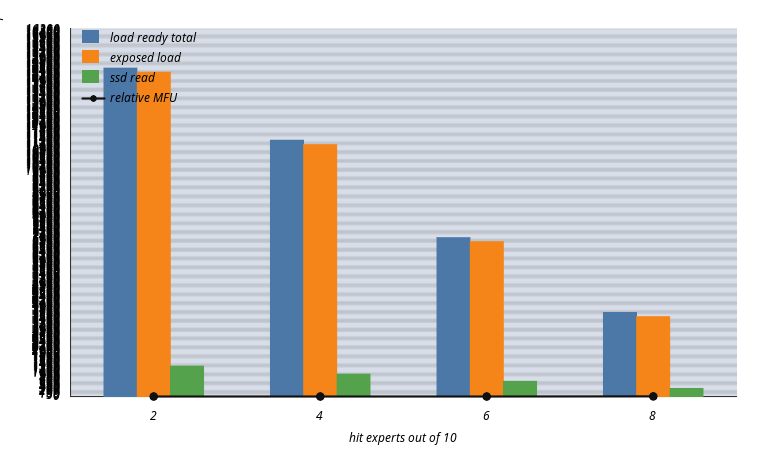

Python code for this plot:
#!/usr/bin/env python3
from __future__ import annotations

import argparse
import csv
import io
import json
import os
import shutil
import statistics
import subprocess
import sys
import time
from concurrent.futures import ThreadPoolExecutor, as_completed
from dataclasses import dataclass
from pathlib import Path
from typing import Iterable

# This benchmark is for SSD read plus pure CPU expert compute. Hide CUDA before
# importing torch so accidental CUDA dispatch is not possible in the timed path.
os.environ["CUDA_VISIBLE_DEVICES"] = ""

import torch
import torch.nn.functional as F
from torchao.quantization.utils import unpack_tinygemm_scales_and_zeros


DEFAULT_EXPERT_ROOT = Path(
    "/mnt/test/model/experts/Qwen3.5-35B-A3B/int4/model_layers_0_mlp"
)


@dataclass
class DenseExpert:
    expert_id: int
    gate: torch.Tensor
    up: torch.Tensor
    down: torch.Tensor


@dataclass
class LoadResult:
    expert_id: int
    expert: DenseExpert
    start_ns: int
    end_ns: int
    read_start_ns: int
    read_end_ns: int
    decode_start_ns: int
    decode_end_ns: int
    materialize_start_ns: int
    materialize_end_ns: int
    bytes_read: int


def ns() -> int:
    return time.perf_counter_ns()


def cpulist_to_set(text: str) -> set[int]:
    cpus: set[int] = set()
    for part in text.strip().split(","):
        if not part:
            continue
        if "-" in part:
            lo, hi = part.split("-", 1)
            cpus.update(range(int(lo), int(hi) + 1))
        else:
            cpus.add(int(part))
    return cpus


def bind_numa_node(node: int | None) -> int | None:
    if node is None:
        return None
    cpulist = Path(f"/sys/devices/system/node/node{node}/cpulist")
    if not cpulist.exists():
        raise SystemExit(f"NUMA node {node} does not exist: {cpulist}")
    cpus = cpulist_to_set(cpulist.read_text())
    os.sched_setaffinity(0, cpus)
    return len(cpus)


def drop_file_cache(path: Path) -> None:
    if not hasattr(os, "posix_fadvise") or not hasattr(os, "POSIX_FADV_DONTNEED"):
        return
    fd = os.open(path, os.O_RDONLY)
    try:
        os.posix_fadvise(fd, 0, 0, os.POSIX_FADV_DONTNEED)
    except OSError:
        pass
    finally:
        os.close(fd)


def expert_path(root: Path, expert_id: int) -> Path:
    return root / f"expert_{expert_id:03d}" / "int4.pt"


def tile_unpack_indices() -> tuple[torch.Tensor, torch.Tensor]:
    rows = torch.arange(8, dtype=torch.long)[:, None]
    cols = torch.arange(128, dtype=torch.long)[None, :]
    word = rows * 16 + (cols // 32) + ((cols % 8) // 2) * 4
    shift = 4 * (((cols % 32) // 8) + 4 * (cols % 2))
    return word.reshape(-1), shift.expand(8, -1).reshape(-1)


_TILE_WORD: torch.Tensor | None = None
_TILE_SHIFT: torch.Tensor | None = None


def dequantize_tile_packed_int4(weight: torch.Tensor) -> torch.Tensor:
    global _TILE_WORD, _TILE_SHIFT
    if _TILE_WORD is None or _TILE_SHIFT is None:
        _TILE_WORD, _TILE_SHIFT = tile_unpack_indices()

    qdata = weight.qdata.contiguous()
    n_blocks, k_blocks, _, _ = qdata.shape
    qflat = qdata.reshape(n_blocks, k_blocks, 128).to(torch.int64)
    qflat = torch.bitwise_and(qflat, 0xFFFFFFFF)
    selected = torch.index_select(qflat, 2, _TILE_WORD)
    shifts = _TILE_SHIFT.view(1, 1, -1)
    quant = torch.bitwise_and(torch.bitwise_right_shift(selected, shifts), 0xF)
    quant = quant.to(torch.float32)
    quant = (
        quant.reshape(n_blocks, k_blocks, 8, 128)
        .permute(0, 2, 1, 3)
        .reshape(n_blocks * 8, k_blocks * 128)
    )

    scale, zero = unpack_tinygemm_scales_and_zeros(weight.scale_and_zero)
    scale = scale.squeeze(-1).to(torch.float32)
    zero = zero.squeeze(-1).to(torch.float32)
    group_size = int(weight.block_size[-1])

    dense = (quant.reshape(quant.shape[0], -1, group_size) - 8.0)
    dense = dense * scale[:, :, None] + zero[:, :, None]
    dense = dense.reshape(quant.shape)
    dense = dense[: weight.shape[0], : weight.shape[1]].contiguous()
    return dense.to(torch.bfloat16)


def materialize_expert(raw: dict[str, torch.Tensor], expert_id: int) -> DenseExpert:
    return DenseExpert(
        expert_id=expert_id,
        gate=dequantize_tile_packed_int4(raw["gate_proj.weight"]),
        up=dequantize_tile_packed_int4(raw["up_proj.weight"]),
        down=dequantize_tile_packed_int4(raw["down_proj.weight"]),
    )


def assert_cpu_experts(experts: dict[int, DenseExpert], x: torch.Tensor) -> None:
    if x.device.type != "cpu":
        raise SystemExit(f"input tensor is not on CPU: {x.device}")
    for expert_id, expert in experts.items():
        for name, tensor in [
            ("gate", expert.gate),
            ("up", expert.up),
            ("down", expert.down),
        ]:
            if tensor.device.type != "cpu":
                raise SystemExit(f"expert {expert_id} {name} tensor is not on CPU: {tensor.device}")


def load_expert(root: Path, expert_id: int, drop_cache: bool) -> LoadResult:
    path = expert_path(root, expert_id)
    if drop_cache:
        drop_file_cache(path)

    start = ns()
    read_start = ns()
    data = path.read_bytes()
    read_end = ns()

    decode_start = ns()
    raw = torch.load(io.BytesIO(data), map_location="cpu", weights_only=False)
    decode_end = ns()

    materialize_start = ns()
    expert = materialize_expert(raw, expert_id)
    materialize_end = ns()
    end = ns()
    return LoadResult(
        expert_id=expert_id,
        expert=expert,
        start_ns=start,
        end_ns=end,
        read_start_ns=read_start,
        read_end_ns=read_end,
        decode_start_ns=decode_start,
        decode_end_ns=decode_end,
        materialize_start_ns=materialize_start,
        materialize_end_ns=materialize_end,
        bytes_read=len(data),
    )


def compute_expert(expert: DenseExpert, x: torch.Tensor) -> torch.Tensor:
    gate = F.linear(x, expert.gate)
    up = F.linear(x, expert.up)
    return F.linear(F.silu(gate) * up, expert.down)


def merge_intervals(intervals: Iterable[tuple[int, int]]) -> list[tuple[int, int]]:
    ordered = sorted((s, e) for s, e in intervals if e > s)
    if not ordered:
        return []
    merged = [ordered[0]]
    for start, end in ordered[1:]:
        last_start, last_end = merged[-1]
        if start <= last_end:
            merged[-1] = (last_start, max(last_end, end))
        else:
            merged.append((start, end))
    return merged


def interval_duration(intervals: Iterable[tuple[int, int]]) -> int:
    return sum(e - s for s, e in merge_intervals(intervals))


def interval_overlap(a: Iterable[tuple[int, int]], b: Iterable[tuple[int, int]]) -> int:
    aa = merge_intervals(a)
    bb = merge_intervals(b)
    i = j = 0
    total = 0
    while i < len(aa) and j < len(bb):
        start = max(aa[i][0], bb[j][0])
        end = min(aa[i][1], bb[j][1])
        if end > start:
            total += end - start
        if aa[i][1] < bb[j][1]:
            i += 1
        else:
            j += 1
    return total


def ms(delta_ns: int) -> float:
    return delta_ns / 1_000_000.0


def median(values: list[float]) -> float:
    return statistics.median(values) if values else 0.0


def mean(values: list[float]) -> float:
    return statistics.mean(values) if values else 0.0


def run_compute_only(
    experts: dict[int, DenseExpert],
    x: torch.Tensor,
    expert_ids: list[int],
    repeats: int,
    warmup: int,
) -> tuple[list[float], float]:
    checksum = 0.0
    with torch.no_grad():
        for _ in range(warmup):
            for expert_id in expert_ids:
                out = compute_expert(experts[expert_id], x)
                checksum += float(out[0, 0])

        samples: list[float] = []
        for _ in range(repeats):
            start = ns()
            for expert_id in expert_ids:
                out = compute_expert(experts[expert_id], x)
                checksum += float(out[0, 0])
            end = ns()
            samples.append(ms(end - start))
    return samples, checksum


def run_pipeline_once(
    root: Path,
    hit_cache: dict[int, DenseExpert],
    hit_ids: list[int],
    miss_ids: list[int],
    x: torch.Tensor,
    loader_workers: int,
    drop_cache: bool,
) -> dict[str, float | int | str]:
    load_results: list[LoadResult] = []
    compute_intervals: list[tuple[int, int]] = []
    checksum = 0.0

    wall_start = ns()
    with ThreadPoolExecutor(max_workers=loader_workers) as pool:
        futures = {
            pool.submit(load_expert, root, expert_id, drop_cache): expert_id
            for expert_id in miss_ids
        }

        with torch.no_grad():
            for expert_id in hit_ids:
                start = ns()
                out = compute_expert(hit_cache[expert_id], x)
                end = ns()
                compute_intervals.append((start, end))
                checksum += float(out[0, 0])

            for future in as_completed(futures):
                result = future.result()
                load_results.append(result)
                start = ns()
                out = compute_expert(result.expert, x)
                end = ns()
                compute_intervals.append((start, end))
                checksum += float(out[0, 0])
    wall_end = ns()

    load_intervals = [(r.start_ns, r.end_ns) for r in load_results]
    read_intervals = [(r.read_start_ns, r.read_end_ns) for r in load_results]
    decode_intervals = [(r.decode_start_ns, r.decode_end_ns) for r in load_results]
    materialize_intervals = [
        (r.materialize_start_ns, r.materialize_end_ns) for r in load_results
    ]

    load_union_ns = interval_duration(load_intervals)
    read_union_ns = interval_duration(read_intervals)
    compute_union_ns = interval_duration(compute_intervals)
    overlap_ns = interval_overlap(load_intervals, compute_intervals)
    read_overlap_ns = interval_overlap(read_intervals, compute_intervals)
    exposed_load_ns = max(0, load_union_ns - overlap_ns)
    exposed_read_ns = max(0, read_union_ns - read_overlap_ns)

    return {
        "wall_ms": ms(wall_end - wall_start),
        "compute_sum_ms": ms(sum(e - s for s, e in compute_intervals)),
        "compute_union_ms": ms(compute_union_ns),
        "load_sum_ms": ms(sum(r.end_ns - r.start_ns for r in load_results)),
        "load_union_ms": ms(load_union_ns),
        "load_read_sum_ms": ms(
            sum(r.read_end_ns - r.read_start_ns for r in load_results)
        ),
        "load_read_union_ms": ms(read_union_ns),
        "load_read_overlap_ms": ms(read_overlap_ns),
        "load_read_exposed_ms": ms(exposed_read_ns),
        "load_decode_sum_ms": ms(
            sum(r.decode_end_ns - r.decode_start_ns for r in load_results)
        ),
        "load_decode_union_ms": ms(interval_duration(decode_intervals)),
        "load_materialize_sum_ms": ms(
            sum(r.materialize_end_ns - r.materialize_start_ns for r in load_results)
        ),
        "load_materialize_union_ms": ms(interval_duration(materialize_intervals)),
        "load_overlap_ms": ms(overlap_ns),
        "load_exposed_ms": ms(exposed_load_ns),
        "bytes_read": sum(r.bytes_read for r in load_results),
        "checksum": checksum,
    }


def pct(value: float, baseline: float) -> float:
    return 100.0 * value / baseline if baseline > 0 else 0.0


def write_csv(path: Path, rows: list[dict[str, object]]) -> None:
    if not rows:
        return
    with path.open("w", newline="") as f:
        writer = csv.DictWriter(f, fieldnames=list(rows[0].keys()))
        writer.writeheader()
        writer.writerows(rows)


def write_svg_plot(path: Path, summary_rows: list[dict[str, object]]) -> None:
    x_labels = [str(int(r["hit_experts"])) for r in summary_rows]
    load_union = [float(r["load_union_pct_of_compute"]) for r in summary_rows]
    exposed = [float(r["load_exposed_pct_of_compute"]) for r in summary_rows]
    read = [float(r["ssd_read_pct_of_compute"]) for r in summary_rows]
    rel_mfu = [float(r["relative_mfu_pct"]) for r in summary_rows]
    series = [load_union, exposed, read, rel_mfu]
    ymax = max([100.0, *[v for values in series for v in values]]) * 1.12

    width, height = 760, 460
    left, right, top, bottom = 70, 24, 28, 64
    plot_w = width - left - right
    plot_h = height - top - bottom
    group_w = plot_w / max(1, len(x_labels))
    bar_w = min(34.0, group_w / 5.0)

    def y(value: float) -> float:
        return top + plot_h - (value / ymax) * plot_h

    colors = {
        "load": "#4C78A8",
        "exposed": "#F58518",
        "read": "#54A24B",
        "mfu": "#111111",
        "grid": "#D8DEE9",
    }
    parts = [
        '<svg xmlns="http://www.w3.org/2000/svg" width="760" height="460" viewBox="0 0 760 460">',
        '<rect width="760" height="460" fill="white"/>',
        '<style>text{font-family:Arial,sans-serif;font-size:13px;fill:#222}.small{font-size:12px}.axis{stroke:#333;stroke-width:1}.grid{stroke:#D8DEE9;stroke-width:1}</style>',
    ]
    for tick in range(0, int(ymax) + 1, 50):
        yy = y(float(tick))
        parts.append(f'<line class="grid" x1="{left}" y1="{yy:.1f}" x2="{width-right}" y2="{yy:.1f}"/>')
        parts.append(f'<text class="small" x="{left-10}" y="{yy+4:.1f}" text-anchor="end">{tick}</text>')
    parts.append(f'<line class="axis" x1="{left}" y1="{top}" x2="{left}" y2="{height-bottom}"/>')
    parts.append(f'<line class="axis" x1="{left}" y1="{height-bottom}" x2="{width-right}" y2="{height-bottom}"/>')

    points: list[tuple[float, float]] = []
    for i, label in enumerate(x_labels):
        cx = left + group_w * (i + 0.5)
        for offset, value, color in [
            (-bar_w, load_union[i], colors["load"]),
            (0.0, exposed[i], colors["exposed"]),
            (bar_w, read[i], colors["read"]),
        ]:
            x0 = cx + offset - bar_w / 2
            yy = y(value)
            parts.append(
                f'<rect x="{x0:.1f}" y="{yy:.1f}" width="{bar_w:.1f}" height="{height-bottom-yy:.1f}" fill="{color}"/>'
            )
        points.append((cx, y(rel_mfu[i])))
        parts.append(f'<text x="{cx:.1f}" y="{height-bottom+24}" text-anchor="middle">{label}</text>')

    if points:
        polyline = " ".join(f"{px:.1f},{py:.1f}" for px, py in points)
        parts.append(f'<polyline points="{polyline}" fill="none" stroke="{colors["mfu"]}" stroke-width="2"/>')
        for px, py in points:
            parts.append(f'<circle cx="{px:.1f}" cy="{py:.1f}" r="4" fill="{colors["mfu"]}"/>')

    parts.append(f'<text x="{left + plot_w/2:.1f}" y="{height-18}" text-anchor="middle">hit experts out of 10</text>')
    parts.append(
        f'<text x="18" y="{top + plot_h/2:.1f}" transform="rotate(-90 18 {top + plot_h/2:.1f})" text-anchor="middle">time / compute-only time (%)</text>'
    )
    legend_x, legend_y = left + 12, top + 10
    legend = [
        ("load ready total", colors["load"]),
        ("exposed load", colors["exposed"]),
        ("ssd read", colors["read"]),
        ("relative MFU", colors["mfu"]),
    ]
    for i, (name, color) in enumerate(legend):
        yy = legend_y + i * 20
        if name == "relative MFU":
            parts.append(f'<line x1="{legend_x}" y1="{yy}" x2="{legend_x+22}" y2="{yy}" stroke="{color}" stroke-width="2"/>')
            parts.append(f'<circle cx="{legend_x+11}" cy="{yy}" r="3" fill="{color}"/>')
        else:
            parts.append(f'<rect x="{legend_x}" y="{yy-8}" width="16" height="12" fill="{color}"/>')
        parts.append(f'<text class="small" x="{legend_x+28}" y="{yy+4}">{name}</text>')
    parts.append("</svg>")
    path.write_text("\n".join(parts) + "\n")


def maybe_plot(path: Path, summary_rows: list[dict[str, object]]) -> str:
    try:
        import matplotlib.pyplot as plt
    except Exception as exc:  # pragma: no cover
        svg_path = path.with_suffix(".svg")
        write_svg_plot(svg_path, summary_rows)
        convert = shutil.which("convert")
        if convert:
            subprocess.run([convert, str(svg_path), str(path)], check=True)
            return f"{path} and {svg_path} (svg fallback: {exc})"
        return f"{svg_path} (svg fallback: {exc})"

    x = [int(r["hit_experts"]) for r in summary_rows]
    load_union = [float(r["load_union_pct_of_compute"]) for r in summary_rows]
    exposed = [float(r["load_exposed_pct_of_compute"]) for r in summary_rows]
    read = [float(r["ssd_read_pct_of_compute"]) for r in summary_rows]
    rel_mfu = [float(r["relative_mfu_pct"]) for r in summary_rows]

    fig, ax1 = plt.subplots(figsize=(7.2, 4.2))
    width = 0.24
    xs = list(range(len(x)))
    ax1.bar([v - width for v in xs], load_union, width, label="load ready total")
    ax1.bar(xs, exposed, width, label="exposed load")
    ax1.bar([v + width for v in xs], read, width, label="ssd read")
    ax1.set_xticks(xs, [str(v) for v in x])
    ax1.set_xlabel("hit experts out of 10")
    ax1.set_ylabel("time / compute-only time (%)")
    ax1.grid(axis="y", alpha=0.25)

    ax2 = ax1.twinx()
    ax2.plot(xs, rel_mfu, marker="o", color="black", label="relative MFU")
    ax2.set_ylabel("relative MFU (%)")
    ax2.set_ylim(bottom=0)

    lines1, labels1 = ax1.get_legend_handles_labels()
    lines2, labels2 = ax2.get_legend_handles_labels()
    ax1.legend(lines1 + lines2, labels1 + labels2, loc="best", fontsize=9)
    fig.tight_layout()
    fig.savefig(path, dpi=200)
    plt.close(fig)
    return str(path)


def parse_args() -> argparse.Namespace:
    parser = argparse.ArgumentParser(
        description="Pipeline SSD read and CPU compute benchmark for 10 Qwen3.5 int4 experts."
    )
    parser.add_argument("--expert-root", type=Path, default=DEFAULT_EXPERT_ROOT)
    parser.add_argument("--output-dir", type=Path, default=Path(__file__).parent)
    parser.add_argument("--num-experts", type=int, default=10)
    parser.add_argument("--hit-experts", type=int, nargs="+", default=[2, 4, 6, 8])
    parser.add_argument("--tokens", type=int, default=1)
    parser.add_argument("--repeats", type=int, default=10)
    parser.add_argument("--baseline-repeats", type=int, default=10)
    parser.add_argument("--warmup", type=int, default=2)
    parser.add_argument("--loader-workers", type=int, default=1)
    parser.add_argument("--torch-threads", type=int, default=16)
    parser.add_argument("--numa-node", type=int, default=1)
    parser.add_argument("--no-drop-cache", action="store_true")
    parser.add_argument("--seed", type=int, default=1234)
    return parser.parse_args()


def main() -> int:
    args = parse_args()
    bound_cpus = bind_numa_node(args.numa_node)
    torch.set_num_threads(args.torch_threads)
    torch.set_num_interop_threads(1)
    torch.manual_seed(args.seed)

    root = args.expert_root
    missing = [str(expert_path(root, i)) for i in range(args.num_experts) if not expert_path(root, i).exists()]
    if missing:
        raise SystemExit("missing expert files:\n" + "\n".join(missing))

    args.output_dir.mkdir(parents=True, exist_ok=True)
    expert_ids = list(range(args.num_experts))

    print(f"python={sys.executable}")
    print(f"torch={torch.__version__}")
    print(f"cuda_visible_devices={os.environ.get('CUDA_VISIBLE_DEVICES', '')!r}")
    print(f"torch_cuda_available={torch.cuda.is_available()}")
    print(f"expert_root={root}")
    print(f"numa_node={args.numa_node} affinity_cpus={bound_cpus}")
    print(f"torch_threads={torch.get_num_threads()} loader_workers={args.loader_workers}")
    print("preloading and materializing 10 int4 experts...")

    load_samples: list[LoadResult] = []
    experts: dict[int, DenseExpert] = {}
    for expert_id in expert_ids:
        result = load_expert(root, expert_id, drop_cache=False)
        load_samples.append(result)
        experts[expert_id] = result.expert

    hidden = experts[0].gate.shape[1]
    x = torch.randn(args.tokens, hidden, dtype=torch.bfloat16)
    assert_cpu_experts(experts, x)

    print("running compute-only baseline...")
    baseline_samples, checksum = run_compute_only(
        experts, x, expert_ids, args.baseline_repeats, args.warmup
    )
    baseline_compute_ms = median(baseline_samples)

    detail_rows: list[dict[str, object]] = []
    summary_rows: list[dict[str, object]] = []

    print(f"compute-only median for 10 experts = {baseline_compute_ms:.3f} ms (100%)")
    print(
        "hit miss wall% compute% load_ready% exposed_load% "
        "ssd_read% ssd_exposed% rel_mfu%"
    )

    for hit_count in args.hit_experts:
        if hit_count < 0 or hit_count > args.num_experts:
            raise SystemExit(f"invalid hit expert count: {hit_count}")
        hit_ids = expert_ids[:hit_count]
        miss_ids = expert_ids[hit_count:]
        per_repeat: list[dict[str, float | int | str]] = []

        for repeat in range(args.repeats):
            row = run_pipeline_once(
                root=root,
                hit_cache=experts,
                hit_ids=hit_ids,
                miss_ids=miss_ids,
                x=x,
                loader_workers=args.loader_workers,
                drop_cache=not args.no_drop_cache,
            )
            row["hit_experts"] = hit_count
            row["miss_experts"] = len(miss_ids)
            row["repeat"] = repeat
            row["hit_ids"] = " ".join(str(v) for v in hit_ids)
            row["miss_ids"] = " ".join(str(v) for v in miss_ids)
            per_repeat.append(row)
            detail_rows.append(row)
            checksum += float(row["checksum"])

        def med(key: str) -> float:
            return median([float(r[key]) for r in per_repeat])

        summary = {
            "hit_experts": hit_count,
            "miss_experts": len(miss_ids),
            "compute_only_ms": baseline_compute_ms,
            "wall_ms": med("wall_ms"),
            "compute_sum_ms": med("compute_sum_ms"),
            "load_sum_ms": med("load_sum_ms"),
            "load_union_ms": med("load_union_ms"),
            "load_read_sum_ms": med("load_read_sum_ms"),
            "load_read_union_ms": med("load_read_union_ms"),
            "load_read_overlap_ms": med("load_read_overlap_ms"),
            "load_read_exposed_ms": med("load_read_exposed_ms"),
            "load_decode_sum_ms": med("load_decode_sum_ms"),
            "load_materialize_sum_ms": med("load_materialize_sum_ms"),
            "load_overlap_ms": med("load_overlap_ms"),
            "load_exposed_ms": med("load_exposed_ms"),
            "bytes_read": int(median([float(r["bytes_read"]) for r in per_repeat])),
        }
        summary.update(
            {
                "wall_pct_of_compute": pct(float(summary["wall_ms"]), baseline_compute_ms),
                "compute_sum_pct_of_compute": pct(
                    float(summary["compute_sum_ms"]), baseline_compute_ms
                ),
                "load_sum_pct_of_compute": pct(
                    float(summary["load_sum_ms"]), baseline_compute_ms
                ),
                "load_union_pct_of_compute": pct(
                    float(summary["load_union_ms"]), baseline_compute_ms
                ),
                "load_exposed_pct_of_compute": pct(
                    float(summary["load_exposed_ms"]), baseline_compute_ms
                ),
                "ssd_read_pct_of_compute": pct(
                    float(summary["load_read_sum_ms"]), baseline_compute_ms
                ),
                "ssd_read_union_pct_of_compute": pct(
                    float(summary["load_read_union_ms"]), baseline_compute_ms
                ),
                "ssd_read_exposed_pct_of_compute": pct(
                    float(summary["load_read_exposed_ms"]), baseline_compute_ms
                ),
                "ssd_read_overlap_pct_of_compute": pct(
                    float(summary["load_read_overlap_ms"]), baseline_compute_ms
                ),
                "load_overlap_pct_of_compute": pct(
                    float(summary["load_overlap_ms"]), baseline_compute_ms
                ),
                "relative_mfu_pct": pct(
                    baseline_compute_ms, float(summary["wall_ms"])
                ),
            }
        )
        summary_rows.append(summary)
        print(
            f"{hit_count:>3} {len(miss_ids):>4} "
            f"{summary['wall_pct_of_compute']:>6.1f} "
            f"{summary['compute_sum_pct_of_compute']:>8.1f} "
            f"{summary['load_union_pct_of_compute']:>11.1f} "
            f"{summary['load_exposed_pct_of_compute']:>13.1f} "
            f"{summary['ssd_read_pct_of_compute']:>9.1f} "
            f"{summary['ssd_read_exposed_pct_of_compute']:>12.1f} "
            f"{summary['relative_mfu_pct']:>8.1f}"
        )

    detail_csv = args.output_dir / "qwen35_int4_pipeline_read_compute_detail.csv"
    summary_csv = args.output_dir / "qwen35_int4_pipeline_read_compute_summary.csv"
    summary_json = args.output_dir / "qwen35_int4_pipeline_read_compute_summary.json"
    plot_path = args.output_dir / "qwen35_int4_pipeline_read_compute.png"

    write_csv(detail_csv, detail_rows)
    write_csv(summary_csv, summary_rows)
    payload = {
        "config": {
            "expert_root": str(root),
            "num_experts": args.num_experts,
            "hit_experts": args.hit_experts,
            "tokens": args.tokens,
            "repeats": args.repeats,
            "baseline_repeats": args.baseline_repeats,
            "warmup": args.warmup,
            "loader_workers": args.loader_workers,
            "torch_threads": args.torch_threads,
            "numa_node": args.numa_node,
            "drop_cache": not args.no_drop_cache,
            "python": sys.executable,
            "torch": torch.__version__,
        },
        "preload_load_ms_mean": mean([ms(r.end_ns - r.start_ns) for r in load_samples]),
        "preload_read_ms_mean": mean(
            [ms(r.read_end_ns - r.read_start_ns) for r in load_samples]
        ),
        "baseline_compute_ms_samples": baseline_samples,
        "summary": summary_rows,
        "checksum": checksum,
    }
    summary_json.write_text(json.dumps(payload, indent=2) + "\n")
    plot_result = maybe_plot(plot_path, summary_rows)

    print(f"detail_csv={detail_csv}")
    print(f"summary_csv={summary_csv}")
    print(f"summary_json={summary_json}")
    print(f"plot={plot_result}")
    return 0


if __name__ == "__main__":
    raise SystemExit(main())
